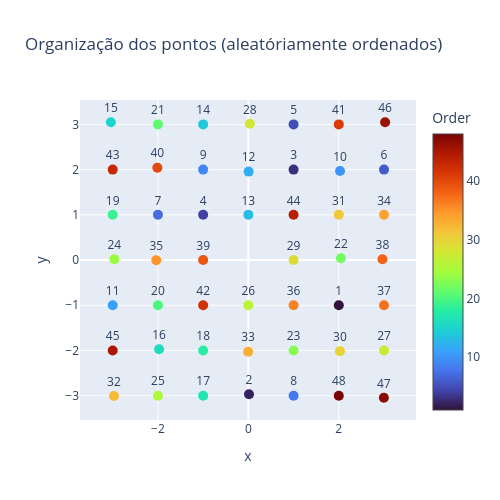

Write notebook code for a chart like this one.
### Code cell
import plotly.graph_objects as go

order = np.arange(1, len(points) + 1)

plot_point_order(
    points,
    order,
    title="Organização dos pontos (aleatóriamente ordenados)",
).show()

### Figure 1 — Plotly figure (JSON) as saved in the notebook; plotly's stock layout.template omitted (floating-point values rounded to 4 significant figures)
{"data": [{"customdata": [[1], [2], [3], [4], [5], [6], [7], [8], [9], [10], [11], [12], [13], [14], [15], [16], [17], [18], [19], [20], [21], [22], [23], [24], [25], [26], [27], [28], [29], [30], [31], [32], [33], [34], [35], [36], [37], [38], [39], [40], [41], [42], [43], [44], [45], [46], [47], [48]], "hovertemplate": "x=%{x:.6f}<br>y=%{y:.6f}<br>order=%{customdata[0]:.0f}<br><extra></extra>", "marker": {"color": [1, 2, 3, 4, 5, 6, 7, 8, 9, 10, 11, 12, 13, 14, 15, 16, 17, 18, 19, 20, 21, 22, 23, 24, 25, 26, 27, 28, 29, 30, 31, 32, 33, 34, 35, 36, 37, 38, 39, 40, 41, 42, 43, 44, 45, 46, 47, 48], "colorbar": {"title": {"text": "Order"}}, "colorscale": [[0, "#30123b"], [0.07143, "#4145ab"], [0.1429, "#4675ed"], [0.2143, "#39a2fc"], [0.2857, "#1bcfd4"], [0.3571, "#24eca6"], [0.4286, "#61fc6c"], [0.5, "#a4fc3b"], [0.5714, "#d1e834"], [0.6429, "#f3c63a"], [0.7143, "#fe9b2d"], [0.7857, "#f36315"], [0.8571, "#d93806"], [0.9286, "#b11901"], [1, "#7a0402"]], "showscale": true, "size": 10}, "mode": "markers+text", "text": ["1", "2", "3", "4", "5", "6", "7", "8", "9", "10", "11", "12", "13", "14", "15", "16", "17", "18", "19", "20", "21", "22", "23", "24", "25", "26", "27", "28", "29", "30", "31", "32", "33", "34", "35", "36", "37", "38", "39", "40", "41", "42", "43", "44", "45", "46", "47", "48"], "textposition": "top center", "type": "scatter", "x": [2.0, 0.01439, 1.0, -1.0, 1.0, 3.0, -2.0, 1.0, -1.0, 2.028, -3.0, 0.005458, 0.0, -1.0, -3.041, -1.974, -1.0, -1.0, -3.0, -2.0, -2.0, 2.047, 1.0, -2.964, -2.0, 0.0, 3.0, 0.03276, 1.0, 2.026, 2.0, -2.973, -0.005659, 3.0, -2.037, 1.0, 3.0, 2.965, -1.0, -2.013, 2.0, -1.0, -3.0, 1.0, -3.0, 3.024, 2.997, 2.0], "y": [-1.0, -2.968, 2.0, 1.0, 3.0, 2.0, 1.0, -3.0, 2.0, 1.969, -1.0, 1.956, 1.0, 3.0, 3.048, -1.971, -3.0, -2.0, 1.0, -1.0, 3.0, 0.03931, -2.0, 0.01974, -3.0, -1.0, -2.0, 3.013, 0.0, -2.015, 1.0, -3.006, -2.027, 1.0, -0.004961, -1.0, -1.0, 0.0183, 0.0, 2.043, 3.0, -1.0, 2.0, 1.0, -2.0, 3.047, -3.046, -3.0]}], "layout": {"height": 500, "showlegend": false, "title": {"text": "Organização dos pontos (aleatóriamente ordenados)"}, "width": 500, "xaxis": {"scaleanchor": "y", "scaleratio": 1, "title": {"text": "x"}, "zeroline": true}, "yaxis": {"title": {"text": "y"}, "zeroline": true}}}
